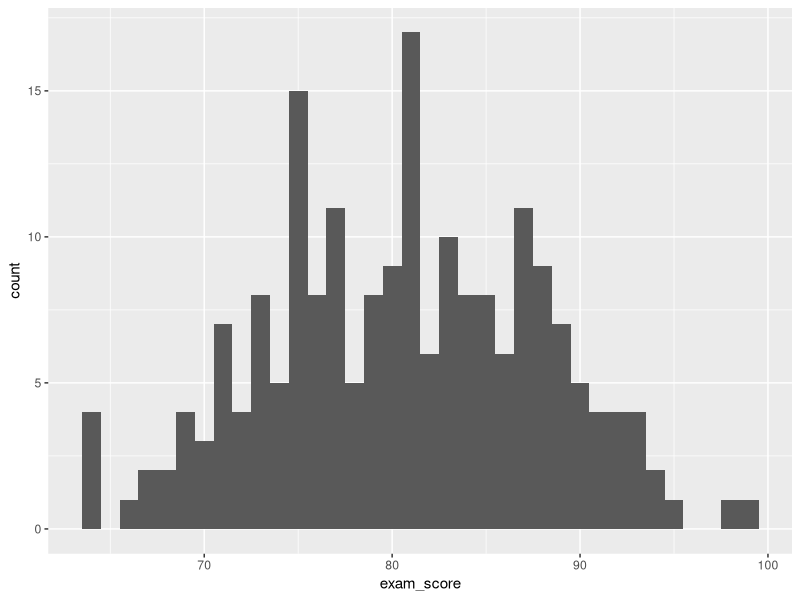
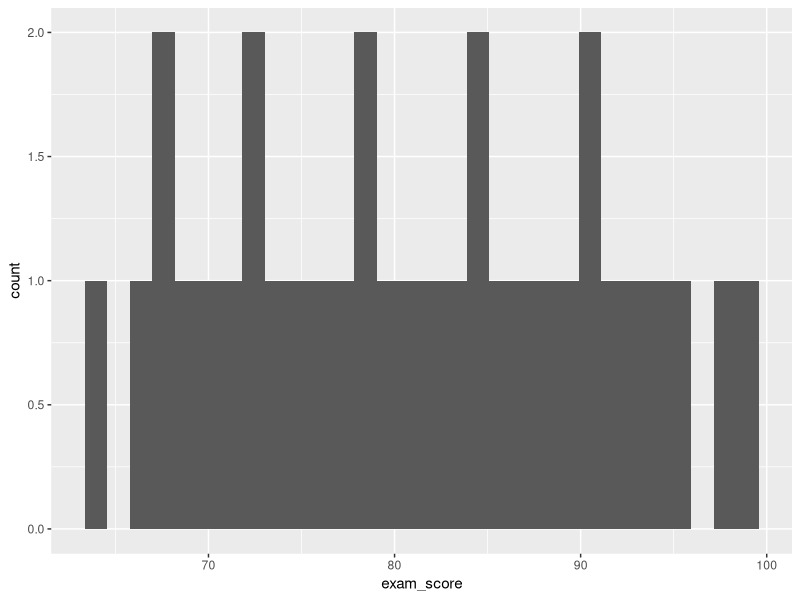
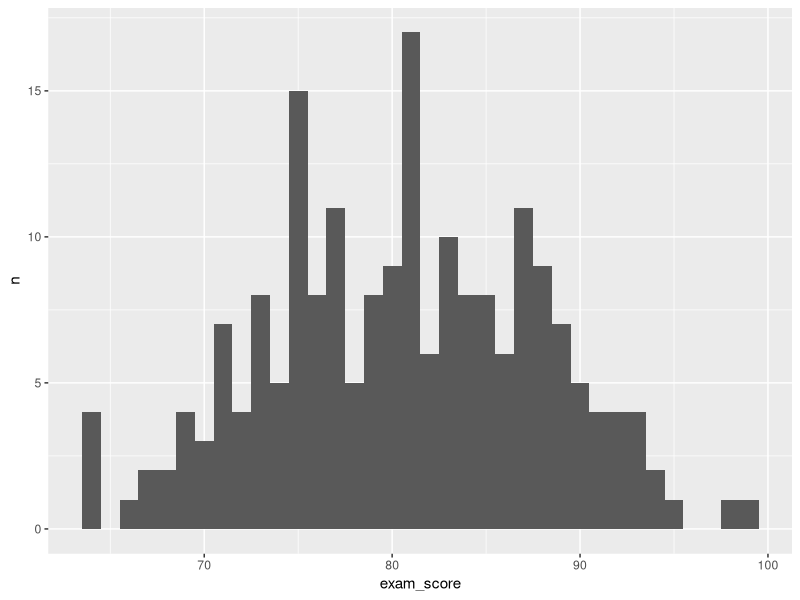
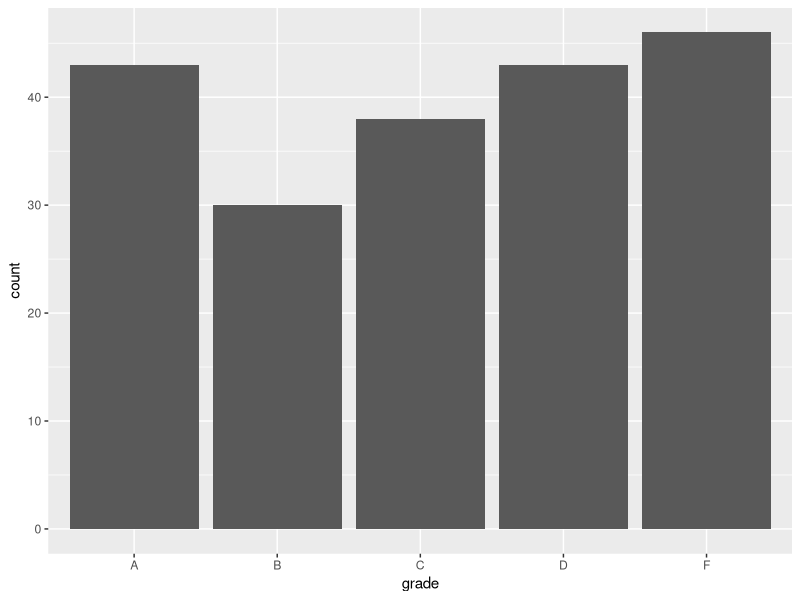
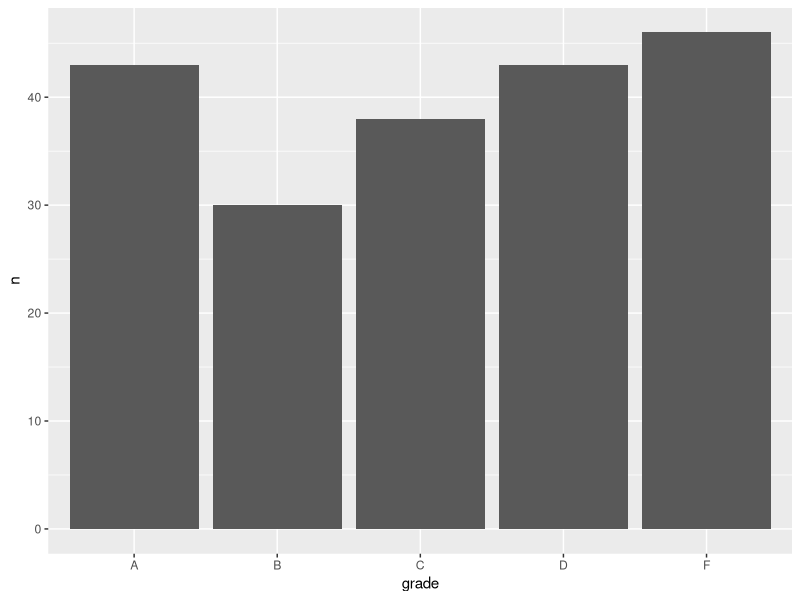

Generate these figures, in order, with R:
## ---- chunk 1
#| echo: TRUE
#| output: FALSE
library(tidyverse)
library(ggplot2)
## ---- chunk 2
num_students <- 200
df <- data.frame(sid=rep(1:num_students, 2),
                 course=c(rep('math', num_students), rep('ela', num_students)),
                 grade=sample(c('A', 'B', 'C', 'D', 'F'), 
                              2*num_students, 
                              replace=TRUE),
                 exam_score=sample(0:100, 2*num_students, replace=TRUE,
                                   prob=dnorm(0:100, mean=80, sd=7)))
## ---- chunk 3
ggplot(df %>% filter(course=='math'), aes(x=exam_score)) + 
  geom_histogram(binwidth=1)
## ---- chunk 4
exam_agg <- df %>% 
  filter(course=='math') %>% 
  group_by(exam_score) %>%
  summarize(n=n())
exam_agg
## ---- chunk 5
ggplot(exam_agg, aes(x=exam_score)) +
  geom_histogram()
## ---- chunk 6
ggplot(exam_agg, aes(x=exam_score, y=n)) +
  geom_bar(stat='identity', width=1)
## ---- chunk 7
# Plot from raw data
# For a categorical variable, we use geom_bar
df %>% filter(course=='ela') %>%
  ggplot(aes(x=grade)) +
  geom_bar()

# Now let's aggregate the data
grade_agg <- df %>% filter(course=='ela') %>% 
  group_by(grade) %>%
  summarize(n=n())

# Now reproduce the bar plot from the aggregated data
ggplot(grade_agg, aes(x=grade, y=n)) + geom_bar(stat='identity')
